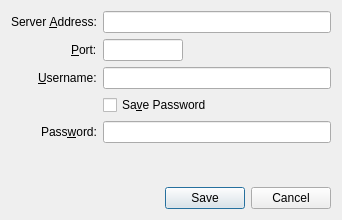
<?xml version="1.0" encoding="UTF-8"?>
<ui version="4.0">
 <class>EditConnectionWindow</class>
 <widget class="QDialog" name="EditConnectionWindow">
  <property name="windowModality">
   <enum>Qt::ApplicationModal</enum>
  </property>
  <property name="geometry">
   <rect>
    <x>0</x>
    <y>0</y>
    <width>342</width>
    <height>220</height>
   </rect>
  </property>
  <property name="windowTitle">
   <string>Edit Connection</string>
  </property>
  <property name="windowIcon">
   <iconset resource="repatriator.qrc">
    <normaloff>:/general/resource/bug.ico</normaloff>:/general/resource/bug.ico</iconset>
  </property>
  <property name="modal">
   <bool>true</bool>
  </property>
  <layout class="QVBoxLayout" name="verticalLayout">
   <item>
    <layout class="QFormLayout" name="formLayout">
     <property name="labelAlignment">
      <set>Qt::AlignRight|Qt::AlignTrailing|Qt::AlignVCenter</set>
     </property>
     <item row="0" column="0">
      <widget class="QLabel" name="label">
       <property name="text">
        <string>Server &amp;Address:</string>
       </property>
       <property name="buddy">
        <cstring>addressLineEdit</cstring>
       </property>
      </widget>
     </item>
     <item row="0" column="1">
      <widget class="QLineEdit" name="addressLineEdit"/>
     </item>
     <item row="1" column="0">
      <widget class="QLabel" name="label_2">
       <property name="sizePolicy">
        <sizepolicy hsizetype="Preferred" vsizetype="Preferred">
         <horstretch>0</horstretch>
         <verstretch>0</verstretch>
        </sizepolicy>
       </property>
       <property name="text">
        <string>&amp;Port:</string>
       </property>
       <property name="buddy">
        <cstring>portLineEdit</cstring>
       </property>
      </widget>
     </item>
     <item row="2" column="0">
      <widget class="QLabel" name="label_3">
       <property name="text">
        <string>&amp;Username:</string>
       </property>
       <property name="buddy">
        <cstring>usernameLineEdit</cstring>
       </property>
      </widget>
     </item>
     <item row="2" column="1">
      <widget class="QLineEdit" name="usernameLineEdit"/>
     </item>
     <item row="3" column="1">
      <widget class="QCheckBox" name="savePasswordCheckBox">
       <property name="text">
        <string>Sa&amp;ve Password</string>
       </property>
      </widget>
     </item>
     <item row="4" column="1">
      <widget class="QLineEdit" name="passwordLineEdit">
       <property name="text">
        <string/>
       </property>
       <property name="echoMode">
        <enum>QLineEdit::Password</enum>
       </property>
      </widget>
     </item>
     <item row="4" column="0">
      <widget class="QLabel" name="passwordLabel">
       <property name="text">
        <string>Pass&amp;word:</string>
       </property>
       <property name="buddy">
        <cstring>passwordLineEdit</cstring>
       </property>
      </widget>
     </item>
     <item row="1" column="1">
      <widget class="QLineEdit" name="portLineEdit">
       <property name="sizePolicy">
        <sizepolicy hsizetype="Fixed" vsizetype="Fixed">
         <horstretch>0</horstretch>
         <verstretch>0</verstretch>
        </sizepolicy>
       </property>
       <property name="minimumSize">
        <size>
         <width>80</width>
         <height>0</height>
        </size>
       </property>
       <property name="maximumSize">
        <size>
         <width>80</width>
         <height>16777215</height>
        </size>
       </property>
       <property name="maxLength">
        <number>5</number>
       </property>
      </widget>
     </item>
    </layout>
   </item>
   <item>
    <widget class="QDialogButtonBox" name="buttonBox">
     <property name="orientation">
      <enum>Qt::Horizontal</enum>
     </property>
     <property name="standardButtons">
      <set>QDialogButtonBox::Cancel|QDialogButtonBox::Save</set>
     </property>
    </widget>
   </item>
  </layout>
 </widget>
 <tabstops>
  <tabstop>addressLineEdit</tabstop>
  <tabstop>portLineEdit</tabstop>
  <tabstop>usernameLineEdit</tabstop>
  <tabstop>savePasswordCheckBox</tabstop>
  <tabstop>passwordLineEdit</tabstop>
  <tabstop>buttonBox</tabstop>
 </tabstops>
 <resources>
  <include location="repatriator.qrc"/>
 </resources>
 <connections>
  <connection>
   <sender>buttonBox</sender>
   <signal>accepted()</signal>
   <receiver>EditConnectionWindow</receiver>
   <slot>accept()</slot>
   <hints>
    <hint type="sourcelabel">
     <x>248</x>
     <y>254</y>
    </hint>
    <hint type="destinationlabel">
     <x>157</x>
     <y>274</y>
    </hint>
   </hints>
  </connection>
  <connection>
   <sender>buttonBox</sender>
   <signal>rejected()</signal>
   <receiver>EditConnectionWindow</receiver>
   <slot>reject()</slot>
   <hints>
    <hint type="sourcelabel">
     <x>316</x>
     <y>260</y>
    </hint>
    <hint type="destinationlabel">
     <x>286</x>
     <y>274</y>
    </hint>
   </hints>
  </connection>
 </connections>
</ui>
